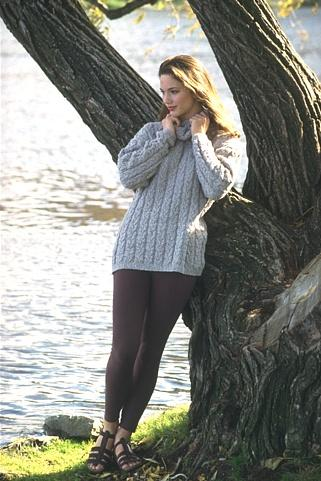
#> input picture data/181091.jpg, 321 x 481 px, found by its file name
$ python Berkely_test.py
#> lines starting #> are read from the running program, lines starting #| are printed output that depends on the picture
#> further down, img is the input picture: shape (481, 321, 3); mean R, G, B 134, 135.4, 128.5
### code/segment.py
import numpy as np
import matplotlib.pyplot as plt
import itertools
from skimage import color
from tqdm import tqdm
from numpy.linalg import norm
from scipy.spatial.distance import cdist
import cv2
from plotclusters3D import plotclusters3D

# [66 lines left out: functions findpeak, meanshift, not called in this run]


def findpeak_opt(data, idx, r, c):
    """
    Function to find the mean-shift peak for a certain point in the data.
    The optimized version of findpeak using:
        - Basin of attraction: saving the datapoints that are close to the initial datapoint
        - Search-path: savind the datapoints that are encountered during the 'walk' of the mean-shift
    Args:
        data:   the n-dimensional dataset consisting of p points
        idx:    the column index of the data point for which we wish to compute its associated density peak
        r:      the search window radius.
    """
    point = data[:, idx]

    shift = 10000
    t = 0.01

    first_it = True
    neighbors = None

    search_path_neighbors = None
    while shift > t:
        # Find points that are within 'r' to the current point
        inside = []

        # Calculate all distances to the current point
        p = point.reshape(1, point.shape[0])
        d = data.transpose()
        distances = cdist(p, d, metric='euclidean')

        # And save the indexes of points within the search window
        indices = np.where(distances <= r)[1]
        inside = d[indices]

        # Save the neighbors of current data point for the basin
        if first_it:
            neighbors = indices

        # Save a list of all points that are within r/c of our search path
        sp_inx = np.where(distances <= (r/c))[1]
        search_path_neighbors = np.unique(np.append(search_path_neighbors, sp_inx)) if search_path_neighbors is not None else sp_inx

        # Calculate the mean of all 'close' features
        new_p = inside.mean(axis=0)

        shift = norm(point - new_p)
        point = new_p

    # So we found the peak for the point at idx
    return point, neighbors, search_path_neighbors


def meanshift_opt(data, r, c):
    """
    Finds the peaks for all datapoints using the mean-shift algorithm
    Improvement of the 'meanshift' function using the basin of attraction
    and the search path. These datapoints will get the same label as the datapoint
    that the search was started from, unless they are already labeled.
    Args:
        data: image data in the format
        r: size of the window
        c: size of the search_path window

    Returns:
        labels: an array of length [number of pixels] with a label for each pixel
        peaks: an array of size [number of pixels]x[feature vector]
    """
    # For the basin of attraction, we check if a point has a label already
    # by filling the array with negative values
    labels = np.full(shape=data.shape[1], fill_value=-1)
    peaks = []

    # We iterate over each data point
    for idx in tqdm(range(data.shape[1])):
        if labels[idx] == -1:
            # We calculate the peak for this datapoint
            new_peak, basin, search_path = findpeak_opt(data, idx, r, c)
            label = len(peaks)

            # We check whether the found peak corresponds to an existing peak
            #TODO Use cdist here as well
            new = True
            for l, peak in enumerate(peaks):
                if norm(peak - new_peak) < (r/2):
                    # If this is not a new peak, the label will be the same as the
                    # exisiting peak
                    label = l
                    new = False

            # If this is a new peak, it's added to the list
            if new:
                peaks.append(new_peak)

            labels[idx] = label

            # Basin & search path are the datapoints in the basin and search path
            l = labels.transpose()

            # These lists of indices are merged and only unique indices are kept
            neighbors = np.unique(np.append(basin, search_path))

            # With these indices, a check can be performed whether they have a label
            # and if not, assign the current label
            optimized_labels = np.where(l[neighbors] == -1, label, l[neighbors])
            l[neighbors] = optimized_labels

            labels = l.transpose()


    labels = labels.transpose()
    peaks = np.array(peaks)
    #peaks = peaks.reshape(peaks.shape[1], peaks.shape[0])
    return labels, peaks


def imSegment(img, r, c=4, pos=False, lab=True, scale=0.5, blur=3, experiment=False, opt=True):
    """
    Takes in an RGB image, converts it to CIELAB and creates clusters
    Returns four images:
        1. The original image
        2. The prepocessed image
        3. The segmented image
        4. The 3D plot

    Args:
        img: Image within the RGB colorspace
        r: Mean-shift window size
    """
#> called with r = 20, c = 4, pos = True, lab = True, scale = 0.3, blur = 3, experiment = False, opt = True
    og_image = img.copy()
    pr_image = None
    se_image = None
    td_image = None

    # Do some preprocessing
    width = int(img.shape[1] * scale)
#> width = 96
    height = int(img.shape[0] * scale)
#> height = 144
    dim = (width, height)
#> dim = (96, 144)

    # Apply preprocessing such as scaling and blurring
    blurred = cv2.GaussianBlur(img, (blur,blur), cv2.BORDER_DEFAULT)
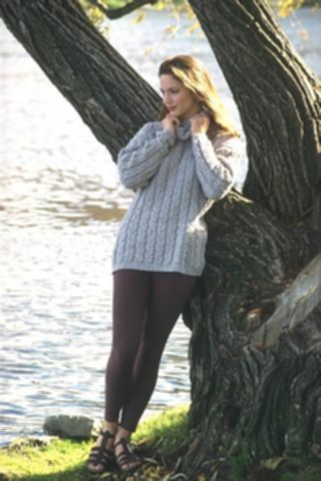
#> blurred: shape (481, 321, 3); mean R, G, B 134, 135.4, 128.5
    img = cv2.resize(blurred, dim, interpolation=cv2.INTER_AREA)
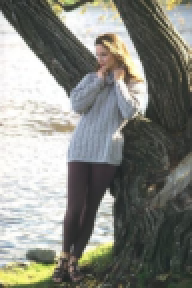
#> img: shape (144, 96, 3) (shown 2 times larger); mean R, G, B 134, 135.4, 128.5
    pr_image = img.copy()

    # Determine preprocessing such as color space and positional encoding
    if lab:
        lab_image = color.rgb2lab(img)
#> lab_image: shape (144, 96, 3) float64; mean of channels 0, 1, 2 54.5, -1.7, 3.6

    if pos:
        lab_image = __add_position(lab_image)
#> the loop in __add_position, `for x, y in itertools.product(range(img.shape[0]), range(img.shape[1])):` made 13824 passes
#> new_vec on passes 1 to 3: [23.24, -1.55, 1.58, 0, 0], [25.48, -1.53, 1.55, 0, 1], [26.37, -1.52, 1.55, 0, 2]

    # Turn the 3D image into an array of vectors
    flat_image = lab_image.reshape(-1, lab_image.shape[2])

    # Run the Mean-shift algorithm
    if opt:
        labels, peaks = meanshift_opt(flat_image.transpose(), r, c)
#> the loop in meanshift_opt, `for idx in tqdm(range(data.shape[1])):` made 13824 passes
#> new_peak on passes 6, 7, 9, 12, 14, 20, 23, 24, 25: [28.32, -2.49, 2.33, 17.74, 23.55], [28.32, -2.49, 2.33, 17.74, 23.55], [28.32, -2.49, 2.33, 17.74, 23.55], [28.32, -2.49, 2.33, 17.74, 23.55], [28.32, -2.49, 2.33, 17.74, 23.55], [28.32, -2.49, 2.33, 17.74, 23.55], [28.32, -2.49, 2.33, 17.74, 23.55], [28.32, -2.49, 2.33, 17.74, 23.55], [91.64, -0.968, 0.594, 12.26, 46.95]
#> new_peak on passes 64, 68, 70, 71, 73, 76: [23.73, -2.03, 2.92, 69.72, 78.5], [23.73, -2.03, 2.92, 69.72, 78.5], [23.73, -2.03, 2.92, 69.72, 78.5], [23.73, -2.03, 2.92, 69.72, 78.5], [23.73, -2.03, 2.92, 69.72, 78.5], [23.73, -2.03, 2.92, 69.72, 78.5]
#> after the loop in meanshift_opt, `for idx in tqdm(range(data.shape[1])):`: basin = 1147 values from 9959 to 13522; l = 13824 values, max 18 at index 12581, min 0 at index 0, mean 7.43; labels has the same summary as l; neighbors = 1154 values from 9959 to 13811; new_peak = [22.69, -3.88, 2.11, 121.4, 76.82]; optimized_labels = 1154 values from 12 to 12; peaks = 19 items; search_path = 129 values from 11310 to 13811
#> in meanshift_opt, `peaks = np.array(peaks)`: peaks = 19 rows, first 6: [28.32, -2.49, 2.33, 17.74, 23.55], [91.64, -0.968, 0.594, 12.26, 46.95], [23.73, -2.03, 2.92, 69.72, 78.5], [76.73, -1.72, 1.57, 11.45, 89.62], [97.19, -0.115, 1.27, 44.59, 13.45], [48.88, -1.87, 12.74, 15.55, 84.92]
#> labels has the same summary as l in meanshift_opt
    else:
        labels, peaks = meanshift(flat_image.transpose(), r)

    # Create an image
    peak_colors = color.lab2rgb(peaks[:, :3])
#> peak_colors = 19 rows, first 8: [0.252, 0.266, 0.248], [0.9, 0.908, 0.901], [0.217, 0.224, 0.204], [0.734, 0.746, 0.731], [0.972, 0.968, 0.959], [0.477, 0.456, 0.371], [0.525, 0.537, 0.52], [0.925, 0.866, 0.677]
    seg = np.array([peak_colors[l] for l in labels], dtype=float)
    se_image = seg.reshape(img.shape[0], img.shape[1], img.shape[2])
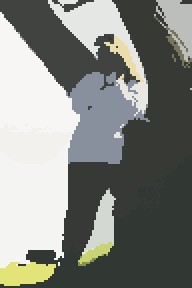
#> se_image: shape (144, 96, 3) float64 (shown 2 times larger); mean R, G, B 0.517, 0.528, 0.507

    if not experiment:
        peak_colors = color.lab2rgb(peaks[:, :3])*255
#> peak_colors = 19 rows, first 8: [64.36, 67.83, 63.17], [229.6, 231.5, 229.8], [55.21, 57.23, 52.07], [187.3, 190.2, 186.4], [247.8, 246.8, 244.4], [121.6, 116.3, 94.62], [133.9, 137, 132.6], [235.8, 220.8, 172.5]
        peak_colors[:, [0, 1, 2]] = peak_colors[:, [2, 1, 0]]
        plotclusters3D(flat_image, labels, peak_colors)
        plt.show(block=False)

    return labels, peaks, (og_image, pr_image, se_image)


def __add_position(img):

    new_img = np.zeros(shape=(img.shape[0], img.shape[1], img.shape[2]+2))

    for x, y in itertools.product(range(img.shape[0]), range(img.shape[1])):
        pixel = img[x, y]
        pos = [x, y]

        new_vec = np.array([pixel[0], pixel[1], pixel[2], pos[0], pos[1]])
        new_img[x, y] = new_vec
    return new_img


def plot_three_imgs(one, two, three, title=''):
    fig, axs = plt.subplots(nrows=1, ncols=3, figsize=(12, 4))


    axs[0].imshow(one)
    axs[0].axis('off')
    axs[0].title.set_text('Original Image')

    axs[1].imshow(cv2.cvtColor(two, cv2.COLOR_Lab2RGB))
    axs[1].axis('off')
    axs[1].title.set_text('Processed Image (in LAB)')

    axs[2].imshow(three)
    axs[2].axis('off')
    axs[2].title.set_text('Segmented Image')

    fig.tight_layout()

    if title != '':
        fig.suptitle(title)
    plt.subplots_adjust(left=0.1,
                        bottom=0.1,
                        right=0.9,
                        top=0.85,
                        wspace=0,
                        hspace=0)
    plt.show()

### code/plotclusters3D.py
import numpy as np
import matplotlib.pyplot as plt


def plotclusters3D(data, labels, peaks):
    """
    Plots the modes of the given image data in 3D by coloring each pixel
    according to its corresponding peak.

    Args:
        data: image data in the format [number of pixels]x[feature vector].
        labels: a list of labels, one for each pixel.
        peaks: a list of vectors, whose first three components can
        be interpreted as BGR values.
    """
    fig = plt.figure()
    ax = fig.add_subplot(111, projection="3d")
    ax.set_xlabel('L')
    ax.set_ylabel('a')
    ax.set_zlabel('b')
    bgr_peaks = np.array(peaks[:, 0:3], dtype=float)
#> bgr_peaks = 19 rows, first 8: [63.17, 67.83, 64.36], [229.8, 231.5, 229.6], [52.07, 57.23, 55.21], [186.4, 190.2, 187.3], [244.4, 246.8, 247.8], [94.62, 116.3, 121.6], [132.6, 137, 133.9], [172.5, 220.8, 235.8]
    rgb_peaks = bgr_peaks[...,::-1]
#> rgb_peaks has the same summary as peak_colors in imSegment
    rgb_peaks /= 255.0
#> rgb_peaks = 19 rows, first 8: [0.252, 0.266, 0.248], [0.9, 0.908, 0.901], [0.217, 0.224, 0.204], [0.734, 0.746, 0.731], [0.972, 0.968, 0.959], [0.477, 0.456, 0.371], [0.525, 0.537, 0.52], [0.925, 0.866, 0.677]
    for idx, peak in enumerate(rgb_peaks):
        color = np.random.uniform(0, 1, 3)
        #TODO: instead of random color, you can use peaks when you work on actual images
        color = peak
        cluster = data[np.where(labels == idx)[0]].T
        ax.scatter(cluster[0], cluster[1], cluster[2], c=[color], s=.5)
#> this loop made 19 passes
#> color on passes 1 to 12: [0.252, 0.266, 0.248], [0.9, 0.908, 0.901], [0.217, 0.224, 0.204], [0.734, 0.746, 0.731], [0.972, 0.968, 0.959], [0.477, 0.456, 0.371], [0.525, 0.537, 0.52], [0.925, 0.866, 0.677], [0.915, 0.908, 0.886], [0.531, 0.566, 0.615], [0.952, 0.946, 0.93], [0.958, 0.959, 0.954]
    fig.show()
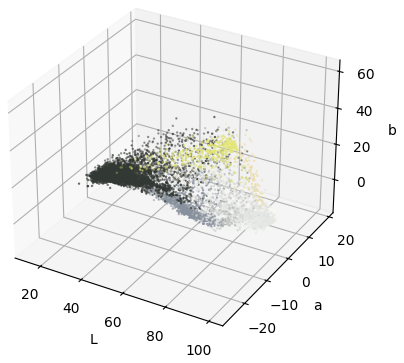
#> figure drawn by matplotlib, 1 panel

### code/Berkely_test.py
#%%
import cv2
import numpy as np
import matplotlib.pyplot as plt
import itertools
from numpy.core.fromnumeric import shape
from tqdm import tqdm
from numpy.linalg import norm
from scipy.spatial.distance import cdist
import skimage.color as color
import skimage.io as io
from scipy.io import loadmat

from plotclusters3D import plotclusters3D
from segment import imSegment, plot_three_imgs
# %%
img = io.imread('./data/181091.jpg')
if img.shape[2] == 4:
    img = cv2.cvtColor(img, cv2.COLOR_RGBA2RGB)
plt.imshow(img)
plt.show()

#%%
labels, peaks, images = imSegment(img, r=20, c=4, pos=True, scale=0.3)
#> labels has the same summary as l in meanshift_opt

plot_three_imgs(images[0], images[1], images[2])
#> in plot_three_imgs, `plt.show()`:
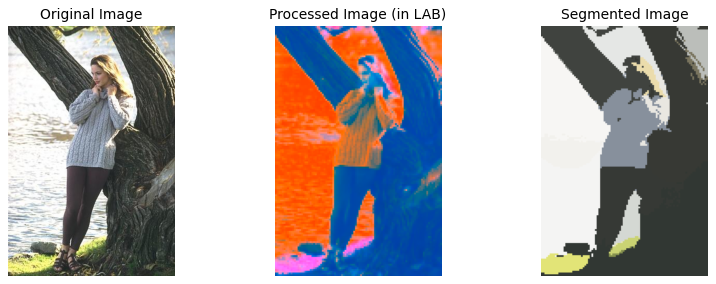
#> figure drawn by matplotlib, 3 panels
# %%
